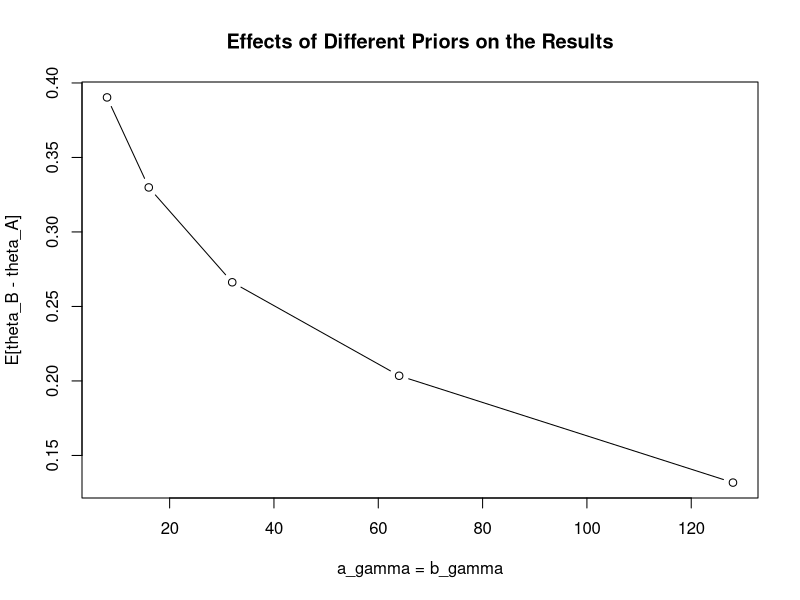
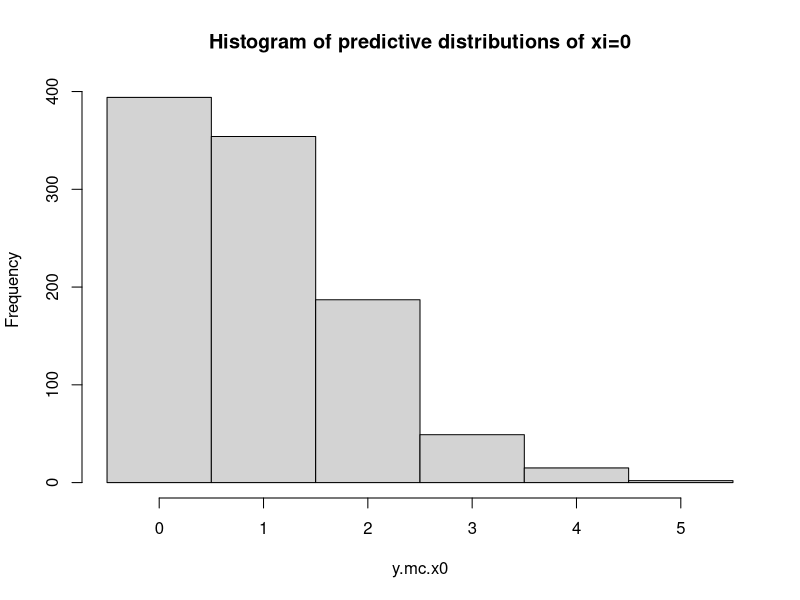
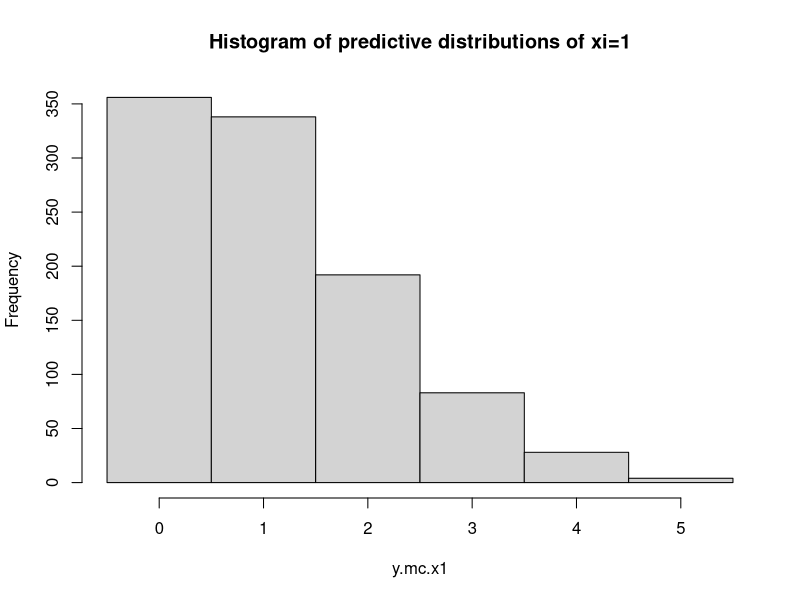
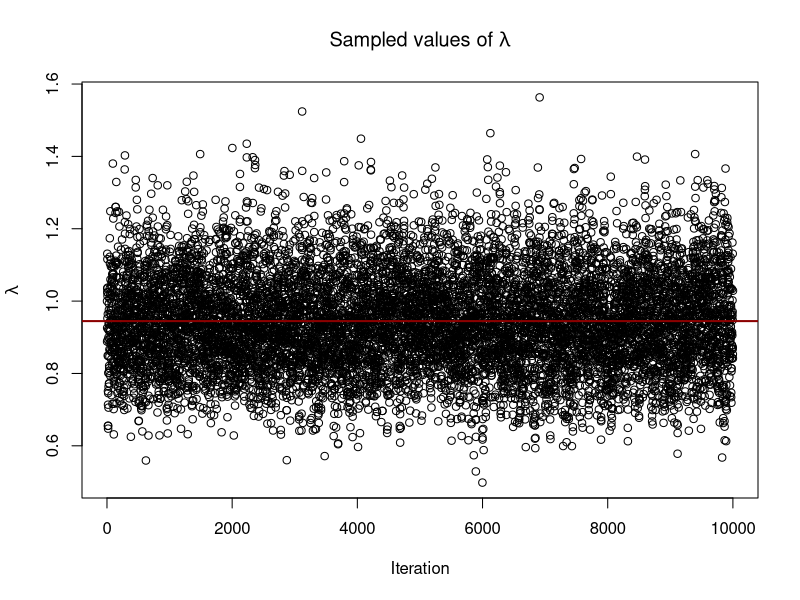
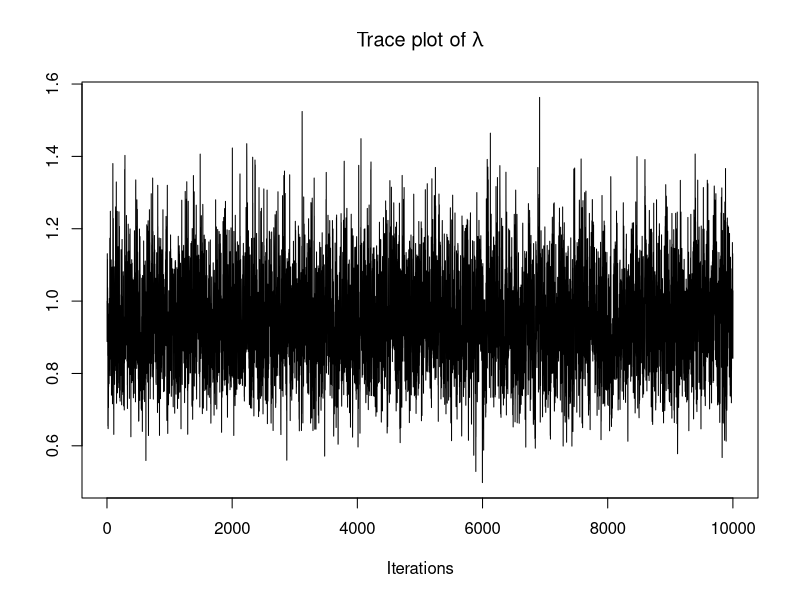
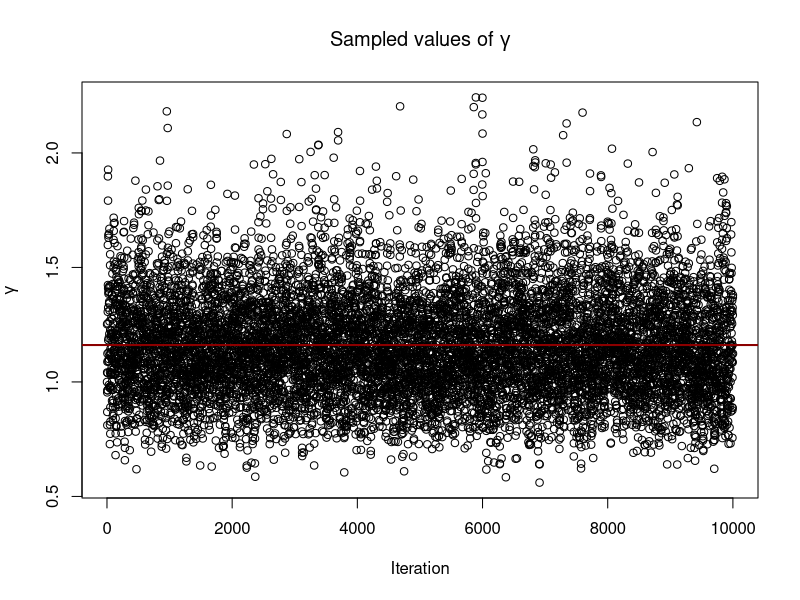
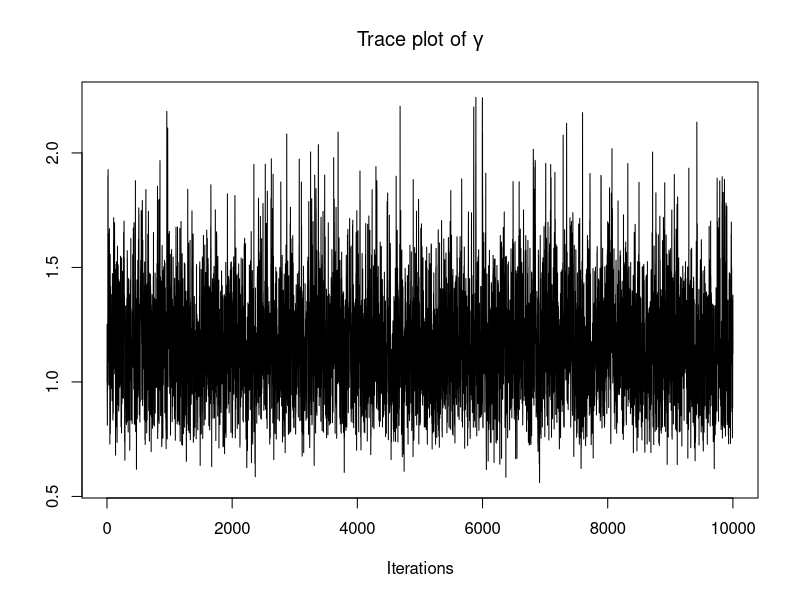

Write the R code that produced these figures, in order. (Note: this script raises an error after producing the figures.)
## Q1: Hoff 6.1

# data and prior
man_A <- c(1, 0, 0, 1, 2, 2, 1, 5, 2, 0, 0, 0, 0, 0, 0, 1, 1, 1, 0, 0, 0, 1, 1, 2, 1, 3, 
           2, 0, 0, 3, 0, 0, 0, 2, 1, 0, 2, 1, 0, 0, 1, 3, 0, 1, 1, 0, 2, 0, 0, 2, 2, 1, 
           3, 0, 0, 0, 1, 1)
man_B <- c(2, 2, 1, 1, 2, 2, 1, 2, 1, 0, 2, 1, 1, 2, 0, 2, 2, 0, 2, 1, 0, 0, 3, 6, 1, 6,
           4, 0, 3, 2, 0, 1, 0, 0, 0, 3, 0, 0, 0, 0, 0, 1, 0, 4, 2, 1, 0, 0, 1, 0, 3, 2, 
           5, 0, 1, 1, 2, 1, 2, 1, 2, 0, 0, 0, 2, 1, 0, 2, 0, 2, 4, 1, 1, 1, 2, 0, 1, 1, 
           1, 1, 0, 2, 3, 2, 0, 2, 1, 3, 1, 3, 2, 2, 3, 2, 0, 0, 0, 1, 0, 0, 0, 1, 2, 0, 
           3, 3, 0, 1, 2, 2, 2, 0, 6, 0, 0, 0, 2, 0, 1, 1, 1, 3, 3, 2, 1, 1, 0, 1, 0, 0, 
           2, 0, 2, 0, 1, 0, 2, 0, 0, 2, 2, 4, 1, 2, 3, 2, 0, 0, 0, 1, 0, 0, 1, 5, 2, 1, 
           3, 2, 0, 2, 1, 1, 3, 0, 5, 0, 0, 2, 4, 3, 4, 0, 0, 0, 0, 0, 0, 2, 2, 0, 0, 2, 
           0, 0, 1, 1, 0, 2, 1, 3, 3, 2, 2, 0, 0, 2, 3, 2, 4, 3, 3, 4, 0, 3, 0, 1, 0, 1, 
           2, 3, 4, 1, 2, 6, 2, 1, 2, 2)
sum_A <- sum(man_A)
sum_B <- sum(man_B)
n_A <- length(man_A)
n_B <- length(man_B)

a_theta <- 2; b_theta <- 1
ab_gamma <- c(8,16,32,64,128)
m <- length(ab_gamma)
S <- 5000

# starting point
theta_0 = a_theta / b_theta
gamma_0 = 1
gibbs_theta = matrix(nrow = m, ncol = S + 1)
gibbs_gamma = matrix(nrow = m, ncol = S + 1)
gibbs_theta[,1] = theta_0
gibbs_gamma[,1] = gamma_0

# gibbs sampler
for (s in 2:(S+1)) {
  gibbs_theta[,s] = rgamma(m, shape = sum_A + sum_B + a_theta, 
                           rate = n_A + n_B * gibbs_gamma[,s-1] + b_theta)
  gibbs_gamma[,s] = rgamma(m, shape = sum_B + ab_gamma, 
                           rate = n_B * gibbs_theta[,s] + ab_gamma)
}

# analysis
theta_A = gibbs_theta
theta_B = gibbs_theta * gibbs_gamma
E_BmA = rowMeans(theta_B - theta_A)
plot(ab_gamma, E_BmA, "b",
     xlab = "a_gamma = b_gamma",
     ylab = "E[theta_B - theta_A]",
     main = "Effects of Different Priors on the Results")

########################################################################################
## Q2:
# simulate data and prior
lambda = gamma = 1
set.seed(1)
treated = rpois(n=50, lambda=1)
control = rpois(n=50, lambda=1)

sum_tr <- sum(treated)
sum_con <- sum(control)
n_tr <- length(treated)
n_con <- length(control)

S = 10000 # number of samples to draw

# starting point
lambda_0 = 1
gamma_0 = 1
gibbs_lambda = matrix(nrow = 1, ncol = S + 1)
gibbs_gamma = matrix(nrow = 1, ncol = S + 1)
gibbs_lambda[,1] = lambda_0
gibbs_gamma[,1] = gamma_0

# gibbs sampler
set.seed(1234)
for (s in 2:(S+1)){
  gibbs_lambda[,s] = rgamma(1, shape = sum_tr + sum_con + 1, 
                           rate = n_con + n_tr * gibbs_gamma[,s-1] + 1)
  gibbs_gamma[,s] = rgamma(1, shape = sum_tr+1, 
                           rate = n_tr * gibbs_lambda[,s] + 1)
}

# posterior mean for log(lambda)
mean(log(gibbs_lambda[1,])) #-0.0721

# 95% credible interval for log(lambda)
quantile(log(gibbs_lambda[1,]), c(0.025,0.975)) 
#2.5%      97.5% 
 # -0.3423654  0.1977386 


# predictive distribution
#1) for x_i = 0
y.mc.x0 = rpois(1001, gibbs_lambda[1,])
hist(y.mc.x0, breaks = seq(-0.5, max(y.mc.x0)+0.5,1), main="Histogram of predictive distributions of xi=0")
#2) for x_i = 1
y.mc.x1 = rpois(1001, gibbs_lambda[1,]*gibbs_gamma[1,])
hist(y.mc.x1, breaks = seq(-0.5, max(y.mc.x1)+0.5,1), main="Histogram of predictive distributions of xi=1")

## Plotting, convergence diagnostics (is your chain mixing well? what is the effective sample size? does the mixing differ for lambda and gamma?)
library(truncnorm)
library(coda)

# lambda
plot(gibbs_lambda[1,], ylab=expression(lambda),xlab='Iteration',main=expression(paste("Sampled values of ",lambda)))
abline(a=mean(gibbs_lambda[1,]),b=0,col='red4',lwd=2)
traceplot(as.mcmc(gibbs_lambda[1,]), main=expression(paste('Trace plot of ', lambda)))

# gamma
plot(gibbs_gamma[1,], ylab=expression(gamma),xlab='Iteration',main=expression(paste("Sampled values of ",gamma)))
abline(a=mean(gibbs_gamma[1,]),b=0,col='red4',lwd=2)
traceplot(as.mcmc(gibbs_gamma[1,]), main=expression(paste('Trace plot of ', gamma)))

summary(mcmc(gibbs_lambda[1,], start = 1))
summary()
effectiveSize(mcmc(gibbs_lambda[1,], start = 1))
effectiveSize(mcmc(gibbs_gamma[1,], start = 1))

plot(mcmc(gibbs_lambda[1,], start = 1))
plot(mcmc(gibbs_gamma[1,], start = 1))

# autocorrelation plots
autocorr.plot(mcmc(gibbs_lambda[1,]), main=expression(paste("Autocorrelation for ",lambda)))
autocorr.plot(mcmc(gibbs_gamma[1,]), main=expression(paste("Autocorrelation for ",gamma)))
